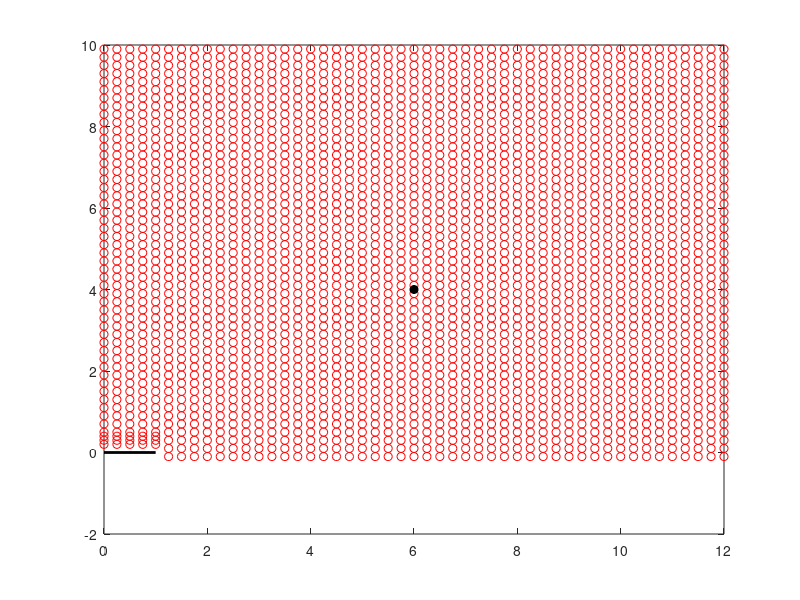

Reproduce this figure in MATLAB. (Note: this script raises an error after producing the figure.)
% example_two_slits_save_contores_0164.m
% Nasser, June 11, 2019
clc;clear; 
%
% To generate the data files 
% x01_pt.mat, y01_pt.mat, u0164_pt.mat
% which used by the file
% example_two_slits_plot_contores_0164.m
% to plot Figure 19 in Section 7 of the paper:
% COMPUTATION OF CONFORMAL INVARIANTS 
%
%
z1=6+4i;
%
for k=1:5
    XY(:,k)=(k-1)/4+i.*[0.2,0.3,0.4,0.5:0.2:10].';
end
for k=6:49
    XY(:,k)=(k-1)/4+i.*[-0.1:0.2:10].';
end
[mx,nx] = size(XY);
figure
plot(real(XY),imag(XY),'or')
hold on
plot([0 1],[0 0],'k','LineWidth',2)
plot(real(z1),imag(z1),'ok','MarkerFaceColor','k')
%
for kx=1:mx
    for jx=1:nx
        x = real(XY(kx,jx));
        y = imag(XY(kx,jx));
        [x+i*y z1]
        u(kx,jx) = cap_of_two_slits(0,1,x+i*y,z1,2^11,0.1,1e-14);
    end
end
%
x_XY = real(XY);
y_XY = imag(XY);
save('x01_pt.mat', 'x_XY', '-ascii', '-double');
save('y01_pt.mat', 'y_XY', '-ascii', '-double');
save('u0164_pt.mat', 'u',    '-ascii', '-double');
%